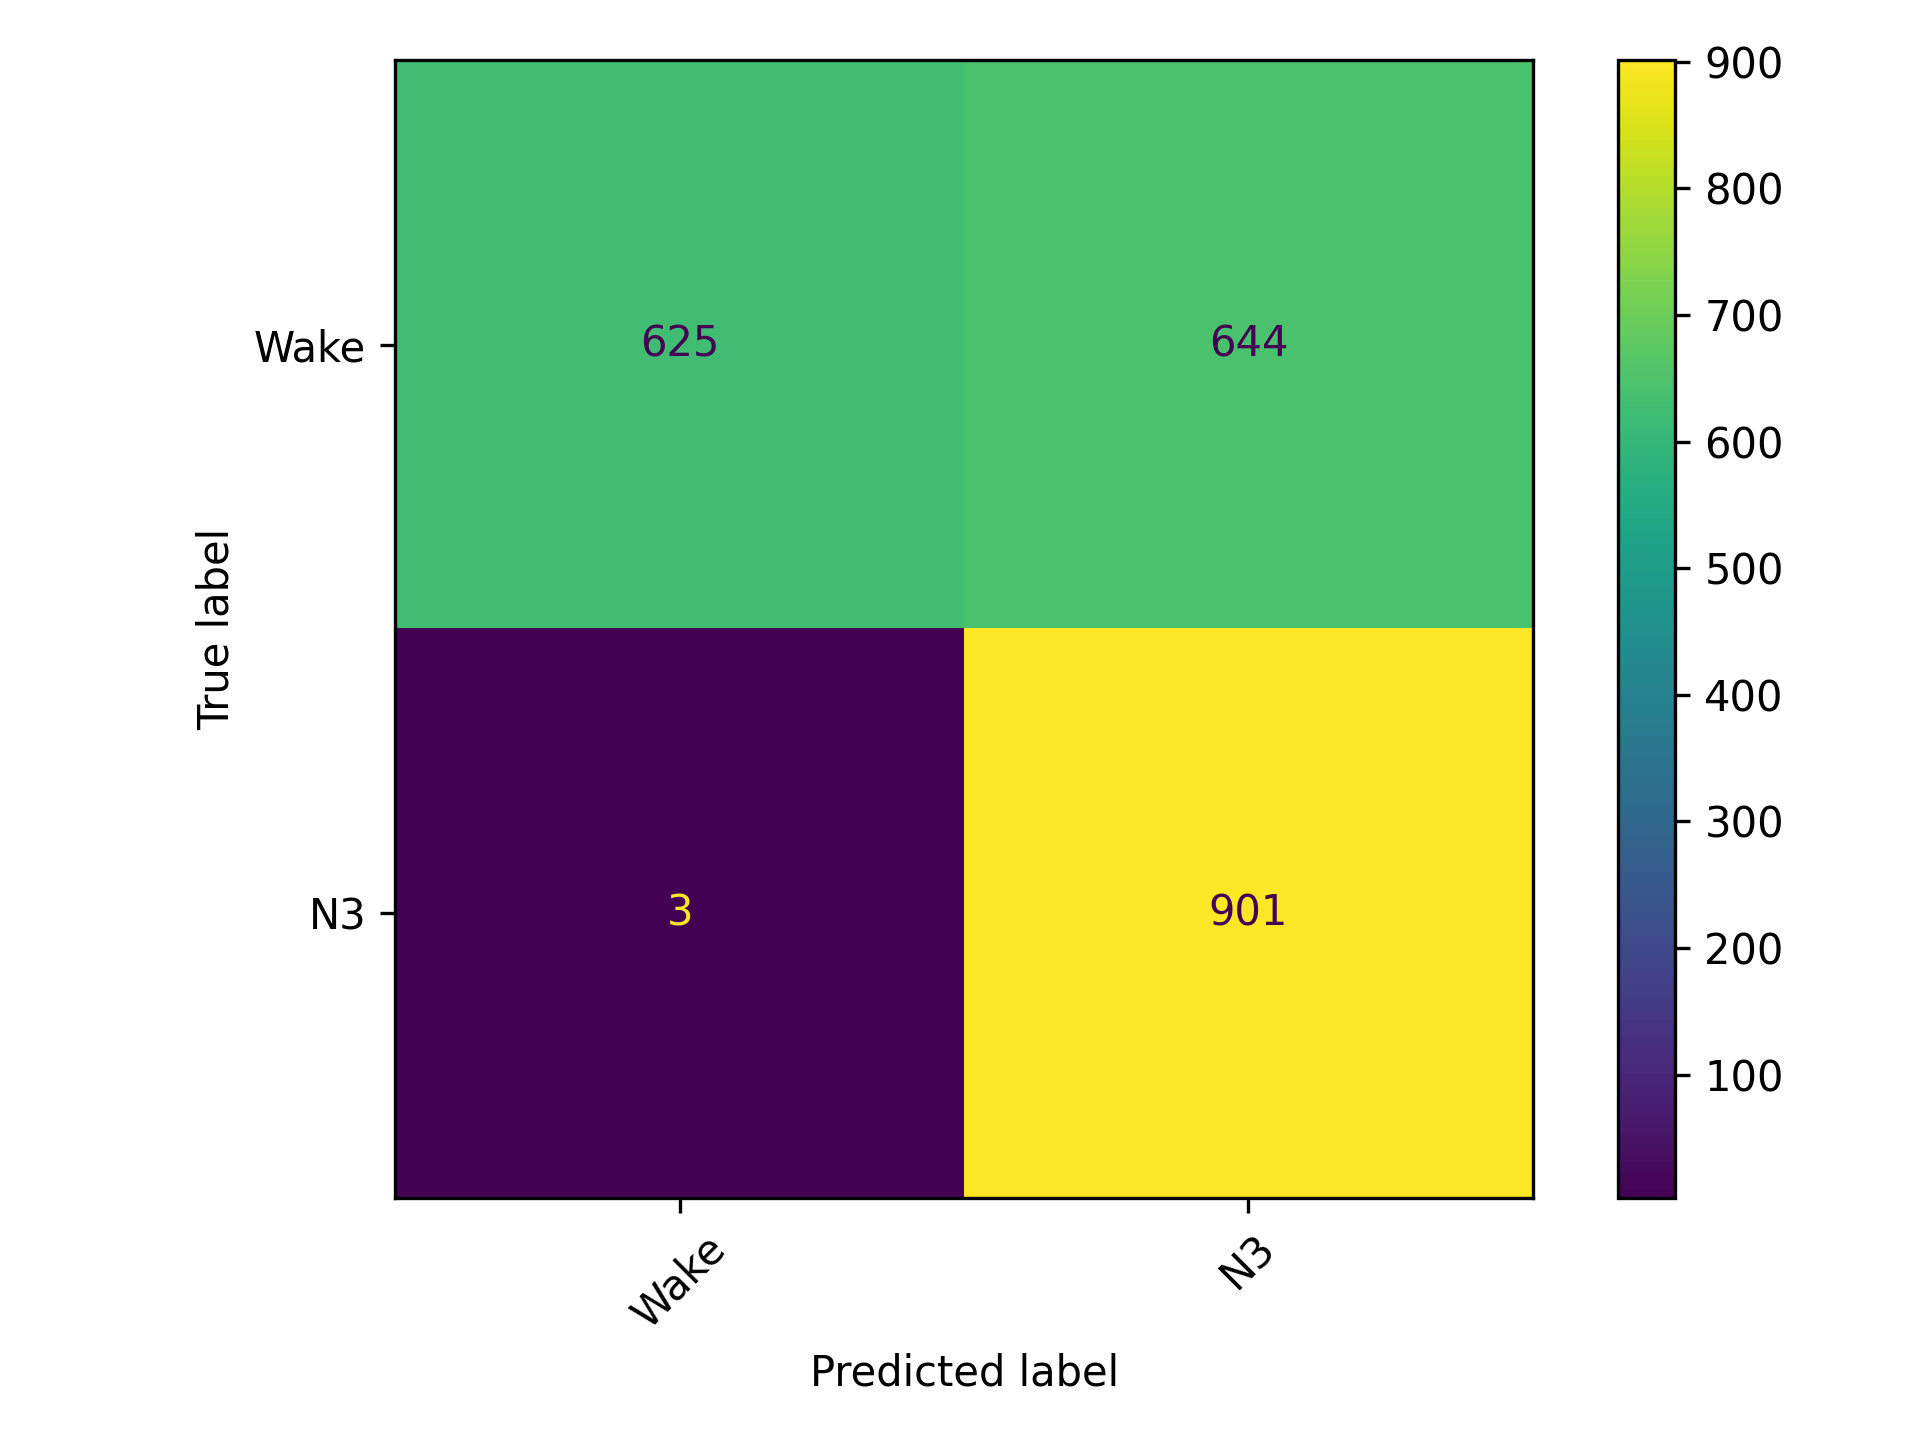

Reproduce this figure in Python.
import torch
import matplotlib.pyplot as plt
from sklearn.metrics import ConfusionMatrixDisplay
from torch_geometric.loader import DataLoader

from models import SleepGNN
from dataset import EEGGraphDataset

# ------------------------
# CONFIG (FROM YOUR FILE)
# ------------------------
GRAPH_PATH = r"D:\EEG-Sleep-GNN\graphs\processed"
MODEL_PATH = r"D:\EEG-Sleep-GNN\outputs\models\best_model_v1.pt"

BATCH_SIZE = 32
TRAIN_RATIO = 0.8

# ------------------------
# DEVICE
# ------------------------
device = torch.device("cuda" if torch.cuda.is_available() else "cpu")

# ------------------------
# LOAD DATASET
# ------------------------
full_dataset = EEGGraphDataset(GRAPH_PATH)

# SAME SPLIT AS TRAINING
from torch.utils.data import Subset

train_size = int(TRAIN_RATIO * len(full_dataset))

indices = list(range(len(full_dataset)))
test_indices = indices[train_size:]

test_dataset = Subset(full_dataset, test_indices)

test_loader = DataLoader(test_dataset, batch_size=BATCH_SIZE, shuffle=False)

print("Total graphs:", len(full_dataset))
print("Test graphs:", len(test_dataset))

# ------------------------
# LOAD MODEL
# ------------------------
from config import HIDDEN, HEADS, DROPOUT, NUM_CLASSES

num_features = full_dataset[0].x.shape[1]

model = SleepGNN(
    num_features=num_features,
    num_classes=NUM_CLASSES,
    hidden=HIDDEN,
    heads=HEADS,
    dropout=DROPOUT
).to(device)

model.load_state_dict(torch.load(MODEL_PATH, map_location=device, weights_only=True))
model.eval()

print("Model loaded")

# ------------------------
# COLLECT PREDICTIONS
# ------------------------
y_true = []
y_pred = []

with torch.no_grad():
    for data in test_loader:
        data = data.to(device)

        out = model(data)
        preds = out.argmax(dim=1)

        y_true.extend(data.y.cpu().numpy())
        y_pred.extend(preds.cpu().numpy())

print("Predictions collected")

# ------------------------
# FILTER → BINARY (W=0, N3=3)
# ------------------------
y_true_bin = []
y_pred_bin = []

for t, p in zip(y_true, y_pred):
    if t == 0 or t == 3:  # W or N3
        y_true_bin.append(0 if t == 0 else 1)
        y_pred_bin.append(0 if p == 0 else 1)

print("Binary samples:", len(y_true_bin))

# ------------------------
# CONFUSION MATRIX
# ------------------------
labels = ["Wake", "N3"]

ConfusionMatrixDisplay.from_predictions(
    y_true_bin,
    y_pred_bin,
    display_labels=labels,
    xticks_rotation=45
)

plt.tight_layout()
plt.savefig("binary_confusion_matrix.png", dpi=300)
plt.show()

print("Saved as binary_confusion_matrix.png")
